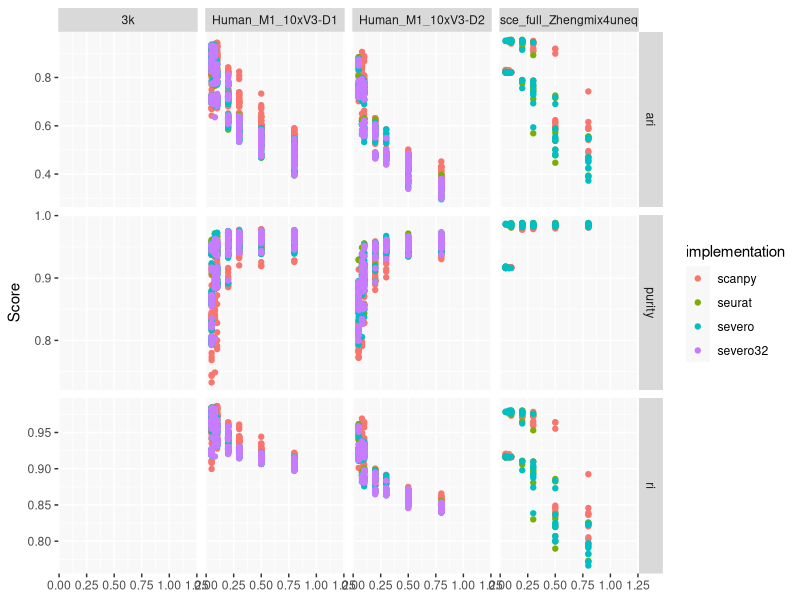

Here is the R script that generated this plot:
library(patchwork)
library(ggplot2)
library(reshape2)
library(cowplot)
library(dplyr)
library(tidyr)

imec.cols <- c("#3F98BD", "#929497", "#90298D", "#36337D", "#1582BE", "#99BDE4", "#C778AD", "#52BDC2", "#3F98BD", "#2D6C85")
cols <- c("#ff7f0e","#922b21","#76448a","#2874a6","#148f77","#1d8348","#d68910","#ba4a00", "#3F98BD")
cbPalette <- c("#000000", "#999999", "#E69F00", "#56B4E9", "#009E73", "#F0E442", "#0072B2", "#D55E00", "#CC79A7")

palette <- c("red4", "darkslategray3", "dodgerblue1", "darkcyan",
               "gray79", "black", "skyblue2", "dodgerblue4",
               "purple4", "maroon", "chocolate1", "bisque3", "bisque",
               "seagreen4", "lightgreen", "skyblue4", "mediumpurple3",
               "palevioletred1", "lightsalmon4", "darkgoldenrod1")

cols <- c("seurat"="#F8766D", "scanpy"="#00BA38", "severo"="#619CFF")

X <- read.csv("comparison.csv", stringsAsFactors=T)
X <- X %>% tidyr::pivot_longer(c(ari, purity, ri), names_to="score", values_to="value")

Z <- X %>% dplyr::group_by(dataset, implementation, score) %>% dplyr::summarize(value=max(value)) %>% dplyr::ungroup()

p <- ggplot(X, aes(x=resolution, y=value, color=implementation)) +
     geom_point() +
#    scale_fill_manual(values=cols) +
    facet_grid(score~dataset, scales="free_y") + ylab("Score") + xlab(NULL) + theme(panel.background=element_rect("#F8f8f8"))

ggsave(file="comparison_clusters.pdf", plot=p, width=20, height=15)
